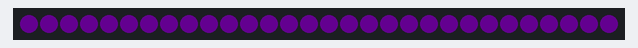
This program was run on a simulated Raspberry Pi Pico running MicroPython. Parts: 30 RGB LEDs in strip order, left to right. Dim RGB values are drawn brighter than linear.

Above: at 2.34 s.
At 12.49 s:
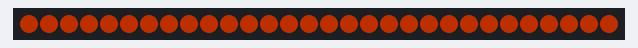
At 18.6 s:
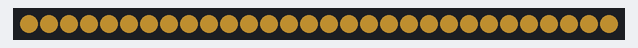
At 39.81 s:
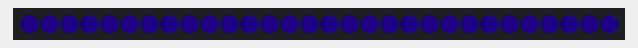

The program:

27-sunrise.py
```python
# Lab 27: Sunrise
# Filename: 27-sunrise.py
# Version: 1.0.0
#
# The whole strip glows like the sky. The colors blend from night to dawn to
# sunrise to day. After a pause the sun sets and the colors blend backward.

from machine import Pin
from neopixel import NeoPixel
from utime import sleep
import config

# hardware settings from config.py
NEOPIXEL_PIN = config.NEOPIXEL_PIN
NUMBER_PIXELS = config.NUMBER_PIXELS

strip = NeoPixel(Pin(NEOPIXEL_PIN), NUMBER_PIXELS)

night = (0, 0, 8)
dawn = (30, 0, 30)
sunrise = (80, 20, 0)
day = (80, 60, 20)
sky_colors = [night, dawn, sunrise, day]

STEPS = 60          # how many small steps to blend from one color to the next
STEP_DELAY = 0.1    # seconds per step

def blend(color1, color2, fraction):
    # fraction 0.0 gives color1, 1.0 gives color2, and 0.5 is halfway between
    red = int(color1[0] + (color2[0] - color1[0]) * fraction)
    green = int(color1[1] + (color2[1] - color1[1]) * fraction)
    blue = int(color1[2] + (color2[2] - color1[2]) * fraction)
    return (red, green, blue)

def fade(color1, color2):
    for step in range(STEPS + 1):
        color = blend(color1, color2, step / STEPS)
        for i in range(NUMBER_PIXELS):
            strip[i] = color
        strip.write()
        sleep(STEP_DELAY)

while True:
    # sunrise: blend through the colors in order
    for i in range(len(sky_colors) - 1):
        fade(sky_colors[i], sky_colors[i + 1])
    sleep(3)

    # sunset: blend back through the colors in reverse order
    for i in range(len(sky_colors) - 1, 0, -1):
        fade(sky_colors[i], sky_colors[i - 1])
    sleep(3)
```

config.py
```python
# Moving Rainbow Configuration file
# Filename: config.py
# Version: 1.0.0
#
# This file contains the hardware configuration for your kit.
# It is imported by each program.
NEOPIXEL_PIN = 0
NUMBER_PIXELS = 30
BUTTON_PIN_1 = 15
BUTTON_PIN_2 = 14
```
